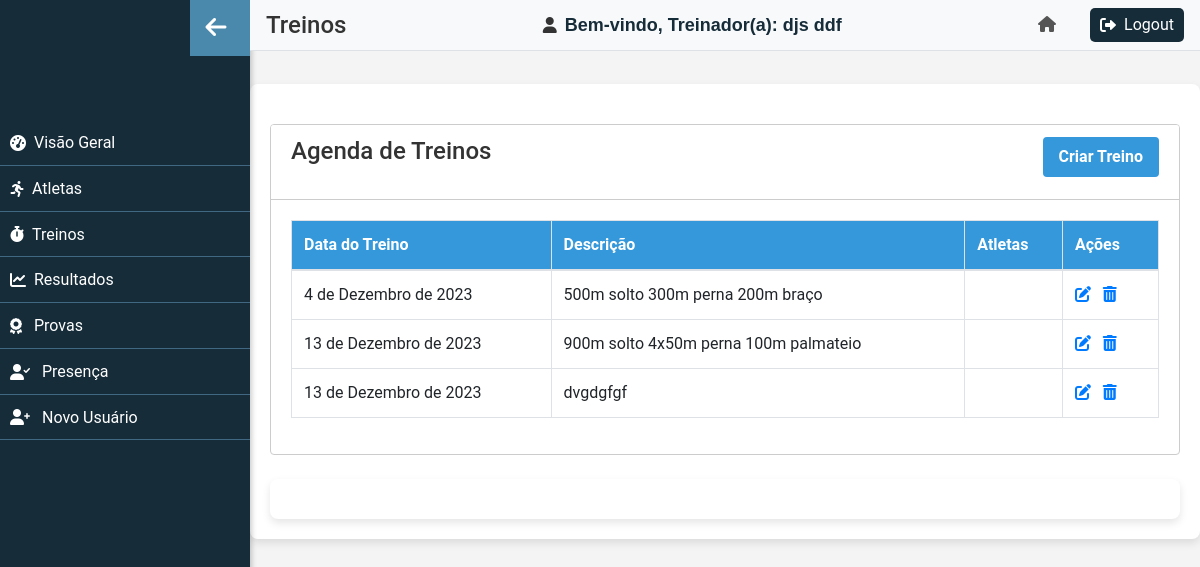
The app's page /treinos/ (signed in) with its own data.
### core/models.py (models this page shows, shortened)
class ModelUsuario(AbstractUser):
    email=models.EmailField('E-mail', unique=True) # usar email para fazer o login
    fone=models.CharField(
        max_length=11,
        validators=[phone_validator],
        blank=True,
        verbose_name="Número de celular",
        help_text="Somente números (DDD + 9 dígitos)",
    )
    is_staff=models.BooleanField('Treinador', default=True)
    data_nascimento = models.DateField(null=True)
    SEXO_CHOICES = (
        ('F', 'Feminino'),
        ('M', 'Masculino'),
        ('O', 'Outros'),
    )
    sexo = models.CharField(
        max_length=1,
        choices=SEXO_CHOICES,
        verbose_name="Sexo",
        help_text="Selecione o sexo: Feminino, Masculino ou Outros",
    )
    cpf = models.CharField(
        max_length=14,  # Com traços e pontos, o máximo é 14 caracteres
        unique=True,
        validators=[cpf_validator],
        verbose_name="CPF",
        help_text="Informe seu CPF no formato xxx.xxx.xxx-xx",
    )
    endereco = models.CharField(max_length=100)
    curso = models.CharField(max_length=100)
    matricula =models.CharField(
        max_length=8,
        unique=True,
        blank=True,
        null=True,
        validators=[matricula_validator],
        verbose_name="Matrícula",
        help_text="Informe sua matrícula com 8 dígitos.",
    )
    socio = models.BooleanField('Sócio do Grêmio Fronteira', default=True)
    USERNAME_FIELD='email'      #poderiamos definir qualquer outro campo como username
    REQUIRED_FIELDS=['first_name', 'last_name', 'fone','data_nascimento','sexo', 'cpf','endereco','curso', 'matricula', 'socio']
    objects = UsuarioManager()#com isso especificicamos parao django usar o noss manager e não o padrao

class DescricaoTreino(models.Model):
    treino = models.ForeignKey(Treino, on_delete=models.CASCADE, null = True)
    modelusuario = models.ForeignKey(ModelUsuario, on_delete=models.CASCADE, null = True)
    PSE_treinador = models.IntegerField(null = True)
    PSE_atleta = models.IntegerField(null = True)
    presenca = models.BooleanField(null = True)
    data_treino = models.DateField(null = True)
    distancia_total = models.IntegerField(null = True)

class Treino(models.Model):
    descricao = models.CharField(max_length=1000)

### core/views.py (the view)
# urls.py: path('treinos/', login_required(treinos_list), name='treinos'),
@login_required
def treinos_list(request):
    descricao_treinos = DescricaoTreino.objects.select_related('treino', 'modelusuario').all()
    context = {
        'titulo_pagina': 'Treinos',
        'descricao_treinos': descricao_treinos,
        'pode_editar': request.user.has_perm('app.change_treino'),
        'pode_deletar': request.user.has_perm('app.delete_treino'),
        'pode_responder': request.user.has_perm('app.responder_pse'),
    }
    return render(request, 'treinos.html', context)

### core/templates/treinos.html (shortened to what this page needs)
{% load static %}
<!DOCTYPE html>
<html lang="pt-br">
  <head>
    <link
      rel="stylesheet"
      href="https://stackpath.bootstrapcdn.com/bootstrap/4.5.2/css/bootstrap.min.css"
    />
    <link rel="stylesheet" href="{% static 'css/style.css' %}" />
    <link
      rel="stylesheet"
      href="https://cdnjs.cloudflare.com/ajax/libs/font-awesome/6.0.0-beta3/css/all.min.css"
    />
  </head>
  <body>
    {% include 'sidebar.html' %} {% include 'header.html' %}
    <div class="center-content">
      {% block content %}
      <div class="container mt-4">
        <div class="card">
          <div class="card-header">
            <div class="d-flex justify-content-between">
              <h4>Agenda de Treinos</h4>
              {% if user.is_superuser or user.is_staff %}
              <button
                type="button"
                class="btn btn-primary"
                id="openCreateTrainingModal"
              >
                Criar Treino
              </button>
              {% endif %}
            </div>
          </div>
          <div class="card-body">
            <table class="table">
              <thead>
                <tr>
                  <th>Data do Treino</th>
                  <th>Descrição</th>
                  <th>Atletas</th>
                  <th>Ações</th>
                </tr>
              </thead>
              <tbody>
                {% for desc_treino in descricao_treinos %}
                <tr>
                  <td>{{ desc_treino.data_treino }}</td>
                  <td>{{ desc_treino.treino.descricao }}</td>
                  <td>{{ desc_treino.modelusuario.get_full_name }}</td>
                  <td>
                    {% if pode_editar %}
                    <a
                      href="javascript:void(0)"
                      data-toggle="modal"
                      data-target="#createTrainingModal"
                      data-treinoid="{{ desc_treino.treino.id }}"
                      data-descricao="{{ desc_treino.treino.descricao }}"
                      data-datatrain="{{ desc_treino.data_treino|date:'Y-m-d' }}"
                      data-psetreinador="{{ desc_treino.PSE_treinador }}"
                      class="edit-btn"
                    >
                      <i class="fas fa-edit"></i>
                    </a>
                    {% endif %} {% if pode_deletar %}
                    <a href="{% url 'deletar_treino' desc_treino.treino.id %}">
                      <i class="fas fa-trash-alt"></i>
                    </a>
                    {% endif %} {% if pode_responder %} {% endif %}
                  </td>
                </tr>
                {% empty %}
                <tr>
                  <td colspan="4">Nenhum treino encontrado.</td>
                </tr>
                {% endfor %}
              </tbody>
            </table>
          </div>
        </div>
        <div class="container mt-4">
        </div>
      </div>
      {% endblock %}
    </div>
  </body>
</html>

### core/templates/sidebar.html
<aside class="sidebar">
  <nav class="menu">
    <ul>
      <li>
        <a href="{% url 'dashboard' %}"
          ><i class="fas fa-tachometer-alt icon"></i
          ><span class="link-text">Visão Geral</span></a
        >
      </li>
      <li>
        <a href="{% url 'atletas' %}"
          ><i class="fas fa-running icon"></i
          ><span class="link-text">Atletas</span></a
        >
      </li>
      <li>
        <a href="{% url 'treinos' %}"
          ><i class="fas fa-stopwatch icon"></i
          ><span class="link-text">Treinos</span></a
        >
      </li>
      <li>
        <a href="{% url 'resultados' %}"
          ><i class="fas fa-chart-line icon"></i
          ><span class="link-text">Resultados</span></a
        >
      </li>
      <li>
        <a href="{% url 'provas' %}">
          <i class="fas fa-award icon"></i>
          <span class="link-text">Provas</span>
        </a>
      </li>
      <li>
        <a href="{% url 'presenca' %}">
          <i class="fas fa-user-check icon"></i>
          <span class="link-text">Presença</span>
        </a>
      </li>
      {% if user.is_staff %}
      <li>
        <a href="{% url 'novo_usuario' %}">
          <i class="fas fa-user-plus icon"></i>
          <span class="link-text">Novo Usuário</span>
        </a>
      </li>
      {% endif %}
    </ul>
  </nav>
</aside>
<button class="sidebar-toggle">
  <i class="fas fa-arrow-left"></i>
</button>

### core/templates/header.html (shortened to what this page needs)
<header>
    <link rel="stylesheet" href="https://cdnjs.cloudflare.com/ajax/libs/font-awesome/6.0.0/css/all.min.css">
    <div class="header-container">
        <h1>{{ titulo_pagina }}</h1>
    </div>
    {% if user.is_authenticated %}
        <div class="user-info">
            <i class="fas fa-user user-icon " ></i>
            <span id="welcome-message" class="username">
                Bem-vindo, {% if user.is_staff %}Treinador(a){% else %}Atleta{% endif %}: {{ user.get_full_name|default:user.username }}
            </span>
        </div>
    {% endif %}
    <div class="header-icons">
        <a href="{% url 'dashboard' %}" class="home-link" title="Dashboard">
            <i class="fas fa-home"></i>
        </a>
        <a class="logout-button" href="{% url 'logout' %}">
            <i class="fas fa-sign-out-alt logout-icon"></i>
            Logout
        </a>
    </div>
</header>

### core/static/css/style.css (style rules this page uses)
body { background-color: #f7f8fc; font-family: "Segoe UI", Tahoma, Geneva, Verdana, sans-serif; padding-top: 60px; }
.btn-primary { background-color: #4b89ac; border-color: #3a6d8c; padding: 15px; font-size: 16px; font-weight: bold; margin-bottom: 15px; }
.sidebar { width: 250px; height: 100vh; position: fixed; left: 0; top: 0; background-color: #162c39; overflow-x: hidden; overflow-y: auto; box-shadow: 2px 0 5px rgba(0, 0, 0, 0.2); z-index: 1000; transition: width 0.3s; padding-top: 60px; }
.sidebar .menu { padding-top: 60px; }
.sidebar .menu ul { list-style-type: none; padding: 0; margin: 0; }
.sidebar .menu ul li { padding: 10px; border-bottom: 1px solid #406882; }
.sidebar .menu ul li a { color: #fff; text-decoration: none; display: block; transition: background-color 0.3s; }
.sidebar-toggle { position: fixed; top: 0; left: 0; z-index: 1001; background-color: #4b89ac; color: #fff; border: none; width: 60px; padding: 10px 15px; font-size: 1.5rem; cursor: pointer; }
.icon { margin-right: 10px; vertical-align: middle; }
.link-text { vertical-align: middle; }
.sidebar.active ~ .sidebar-toggle { left: 190px; }
header { background: #f8f9fa; padding: 0.5rem 1rem; display: flex; justify-content: space-between; align-items: center; border-bottom: 1px solid #dee2e6; position: fixed; top: 0; left: 250px; right: 0; z-index: 1050; box-sizing: border-box; flex-wrap: nowrap; }
.header-container h1 { margin: 0; font-size: 1.5rem; color: #333; background: #f8f9fa; display: flex; align-items: center; }
.username, .logout-form, .admin-link, .home-link, .login-link { font-size: 1rem; color: #555; }
.user-info { display: flex; align-items: center; }
.header-icons { display: flex; gap: 1rem; align-items: center; }
.fas { margin-right: 8px; }
#welcome-message { font-weight: bold; font-family: 'Arial', sans-serif; color: #162c39; font-size: 18px; }
.logout-button { cursor: pointer; background-color: #162c39; color: #fff; text-decoration: none; padding: 5px 10px; border-radius: 5px; transition: background-color 0.3s ease; margin-bottom: 0; display: inline-block; margin-left: 10px; width: 100%; box-sizing: border-box; display: flex; align-items: center; }
.logout-button i { margin-right: 8px; }
.btn { padding: .5rem 1rem; margin-bottom: 10px; }
body { background-color: #f5f5f5; color: #333; font-family: 'Roboto', sans-serif; }
.card { margin-top: 20px; border: 1px solid #ccc; }
.card-header { background-color: #ffffff; color: #333; border-bottom: 1px solid #ccc; }
.btn-primary, .btn-info, .btn-success, .btn-danger, .btn-secondary { background-color: #3498db; border-color: #3498db; color: #ffffff; }
table { color: #333; }
table thead { background-color: #3498db; color: #ffffff; }
table th, table td { border: 1px solid #dee2e6; }
body { font-family: 'Roboto', sans-serif; background-color: #f4f4f4; color: #333; }
.container { background-color: #ffffff; border-radius: 8px; padding: 20px; box-shadow: 0 4px 8px rgba(0, 0, 0, 0.1); }
.btn-primary { background-color: #3498db; border: none; transition: background-color 0.3s ease; }
.sidebar a { color: #333; transition: color 0.3s ease; }

### records on screen
ModelUsuario: get_full_name "djs ddf"
DescricaoTreino: data_treino "4 de Dezembro de 2023", treino.descricao "500m solto 300m perna 200m braço"
DescricaoTreino: data_treino "13 de Dezembro de 2023", treino.descricao "900m solto 4x50m perna 100m palmateio"
DescricaoTreino: data_treino "13 de Dezembro de 2023", treino.descricao "dvgdgfgf"

### other values on screen
{{ titulo_pagina }} "Treinos"
